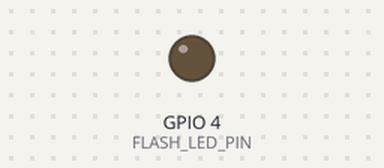
A sketch run on a simulated ESP32. Parts: output pins drawn as LEDs (lit = HIGH). WiFi joins after 1.5 s; servers stay silent unless stated; random numbers use the default seed unless the sketch sets one; the camera gives no picture; what the sketch prints to the serial monitor is not drawn.

Above: at 0.0 s.
At 7.7 s:
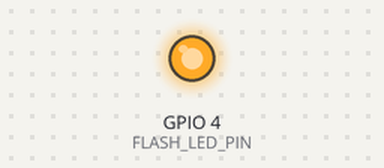
Timing chart, 0 to 9.7 s (numbered marks = the images above):
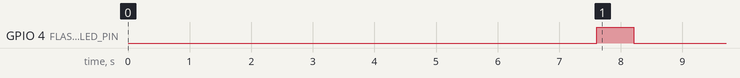

The sketch:

WifiManager-ESP32cam.ino
```cpp
// LED will blink when in config mode
#include <WiFi.h>
#include <WiFiClientSecure.h>
#include <WiFiClient.h>

#include <WiFiManager.h> // https://github.com/tzapu/WiFiManager
//for LED status
#include <Ticker.h>
Ticker ticker;

#define FLASH_LED_PIN 4
#define CAMERA_MODEL_AI_THINKER
#include "pins.h"

const char* host = "camera-backyard";
#include <ESPmDNS.h>

#include <WebServer.h>
#include <Update.h>
WebServer server(80);
#include "html.h"

#include <UniversalTelegramBot.h>

// Camera 1
 #define BOTtoken "1397681018:AAEraQzvh3jQHE2wGfzOMAwpXpR3LS6c-V4"  // your Bot Token (Get from Botfather)

// Camera 2
// #define BOTtoken "1369477523:AAFd-mUGm__WTvzTmZPwQGPfJgUIm2pqLqs"  // your Bot Token (Get from Botfather)

// Camera 3
// #define BOTtoken "1330173488:AAEWnRBGjTfzTxUGSkJ40a3VHy4m6Af4eE0"  // your Bot Token (Get from Botfather)

WiFiClientSecure client;
UniversalTelegramBot bot(BOTtoken, client);

#include "esp_camera.h"

camera_fb_t * fb;
uint8_t* fb_buffer;
size_t fb_length;
int currentByte;
#include "telegram.h"

void tick()
{
  //toggle state
  digitalWrite(FLASH_LED_PIN, !digitalRead(FLASH_LED_PIN));     // set pin to the opposite state
}

//gets called when WiFiManager enters configuration mode
void configModeCallback (WiFiManager *myWiFiManager) {
  Serial.println("Entered config mode");
  Serial.println(WiFi.softAPIP());
  //if you used auto generated SSID, print it
  Serial.println(myWiFiManager->getConfigPortalSSID());
  //entered config mode, make led toggle faster
  ticker.attach(0.2, tick);
}

// from https://github.com/eloquentarduino/EloquentArduino/blob/master/examples/ESP32CameraNaiveMotionDetection/ESP32CameraNaiveMotionDetection.ino
/**
 * Capture image and do down-sampling
 */

#define WIDTH 320
#define HEIGHT 240
#define BLOCK_SIZE 10
#define W (WIDTH / BLOCK_SIZE)
#define H (HEIGHT / BLOCK_SIZE)
#define BLOCK_DIFF_THRESHOLD 0.2
#define IMAGE_DIFF_THRESHOLD 0.1
#define DEBUG 1
bool capture_still();
bool motion_detect();
void update_frame();
void print_frame(uint16_t frame[H][W]);


uint16_t prev_frame[H][W] = { 0 };
uint16_t current_frame[H][W] = { 0 };

bool capture_still() {
    camera_fb_t *frame_buffer = esp_camera_fb_get();

    if (!frame_buffer)
        return false;

    // set all 0s in current frame
    for (int y = 0; y < H; y++)
        for (int x = 0; x < W; x++)
            current_frame[y][x] = 0;


    // down-sample image in blocks
    for (uint32_t i = 0; i < WIDTH * HEIGHT; i++) {
        const uint16_t x = i % WIDTH;
        const uint16_t y = floor(i / WIDTH);
        const uint8_t block_x = floor(x / BLOCK_SIZE);
        const uint8_t block_y = floor(y / BLOCK_SIZE);
        const uint8_t pixel = frame_buffer->buf[i];
        const uint16_t current = current_frame[block_y][block_x];

        // average pixels in block (accumulate)
        current_frame[block_y][block_x] += pixel;
    }

    // average pixels in block (rescale)
    for (int y = 0; y < H; y++)
        for (int x = 0; x < W; x++)
            current_frame[y][x] /= BLOCK_SIZE * BLOCK_SIZE;

    #if DEBUG
      Serial.println("Current frame:");
      print_frame(current_frame);
      Serial.println("---------------");
    #endif

    return true;
}


/**
 * Compute the number of different blocks
 * If there are enough, then motion happened
 */
bool motion_detect() {
    uint16_t changes = 0;
    const uint16_t blocks = (WIDTH * HEIGHT) / (BLOCK_SIZE * BLOCK_SIZE);

    for (int y = 0; y < H; y++) {
        for (int x = 0; x < W; x++) {
            float current = current_frame[y][x];
            float prev = prev_frame[y][x];
            float delta = abs(current - prev) / prev;

            if (delta >= BLOCK_DIFF_THRESHOLD) {
#if DEBUG
                Serial.print("diff\t");
                Serial.print(y);
                Serial.print('\t');
                Serial.println(x);
#endif

                changes += 1;
            }
        }
    }

    Serial.print("Changed ");
    Serial.print(changes);
    Serial.print(" out of ");
    Serial.println(blocks);

    return (1.0 * changes / blocks) > IMAGE_DIFF_THRESHOLD;
}


/**
 * Copy current frame to previous
 */
void update_frame() {
    for (int y = 0; y < H; y++) {
        for (int x = 0; x < W; x++) {
            prev_frame[y][x] = current_frame[y][x];
        }
    }
}

/**
 * For serial debugging
 * @param frame
 */
void print_frame(uint16_t frame[H][W]) {
    for (int y = 0; y < H; y++) {
        for (int x = 0; x < W; x++) {
            Serial.print(frame[y][x]);
            Serial.print('\t');
        }

        Serial.println();
    }
}

void setup() {
  // put your setup code here, to run once:
  Serial.begin(115200);

  // Random boot time delay to prevent all of them trying dhcp at the same time
  delay(random(100, 10000));

  WiFi.mode(WIFI_STA); // explicitly set mode, esp defaults to STA+AP
  WiFi.config(INADDR_NONE, INADDR_NONE, INADDR_NONE); // Workaround from https://github.com/espressif/arduino-esp32/issues/2537 to set DHCP Hostname
  char hname[] = "INTERFACE";
  WiFi.setHostname(hname);

  //set led pin as output
  pinMode(FLASH_LED_PIN, OUTPUT);
  // start ticker with 0.5 because we start in AP mode and try to connect
  ticker.attach(0.6, tick);

  //WiFiManager
  //Local intialization. Once its business is done, there is no need to keep it around
  WiFiManager wm;
  //reset settings - for testing
  //wm.resetSettings();

  wm.setTimeout(60);
  wm.setConfigPortalTimeout(60);
  //set callback that gets called when connecting to previous WiFi fails, and enters Access Point mode
  wm.setAPCallback(configModeCallback);

  //fetches ssid and pass and tries to connect
  //if it does not connect it starts an access point with the specified name
  //here  "AutoConnectAP"
  //and goes into a blocking loop awaiting configuration
  if (!wm.autoConnect()) {
    Serial.println("failed to connect and hit timeout");
    //reset and try again, or maybe put it to deep sleep
    ESP.restart();
  }

  //if you get here you have connected to the WiFi
  Serial.println("connected...yeey :)");
  ticker.detach();
  //keep LED on
  digitalWrite(FLASH_LED_PIN, LOW);

  if (!MDNS.begin(host)) { //http://esp32.local
    Serial.println("Error setting up MDNS responder!");
    while (1) {
      delay(1000);
    }
  }

  server.on("/", HTTP_GET, []() {
    server.sendHeader("Connection", "close");
    server.send(200, "text/html", serverIndex);
  });

  server.on("/message", HTTP_GET, []() {
    take_send_photo("@the30bird");
    server.send(200, "text/html", serverIndex);
  });

  server.on("/update", HTTP_POST, []() {
    server.sendHeader("Connection", "close");
    server.send(200, "text/plain", (Update.hasError()) ? "FAIL" : "OK");
    ESP.restart();
  }, []() {
    HTTPUpload& upload = server.upload();
    if (upload.status == UPLOAD_FILE_START) {
      Serial.printf("Update: %s\n", upload.filename.c_str());
      if (!Update.begin(UPDATE_SIZE_UNKNOWN)) { //start with max available size
        Update.printError(Serial);
      }
    } else if (upload.status == UPLOAD_FILE_WRITE) {
      /* flashing firmware to ESP*/
      if (Update.write(upload.buf, upload.currentSize) != upload.currentSize) {
        Update.printError(Serial);
      }
    } else if (upload.status == UPLOAD_FILE_END) {
      if (Update.end(true)) { //true to set the size to the current progress
        Serial.printf("Update Success: %u\nRebooting...\n", upload.totalSize);
      } else {
        Update.printError(Serial);
      }
    }
  });
  server.begin();

  camera_config_t config;
  config.ledc_channel = LEDC_CHANNEL_0;
  config.ledc_timer = LEDC_TIMER_0;
  config.pin_d0 = Y2_GPIO_NUM;
  config.pin_d1 = Y3_GPIO_NUM;
  config.pin_d2 = Y4_GPIO_NUM;
  config.pin_d3 = Y5_GPIO_NUM;
  config.pin_d4 = Y6_GPIO_NUM;
  config.pin_d5 = Y7_GPIO_NUM;
  config.pin_d6 = Y8_GPIO_NUM;
  config.pin_d7 = Y9_GPIO_NUM;
  config.pin_xclk = XCLK_GPIO_NUM;
  config.pin_pclk = PCLK_GPIO_NUM;
  config.pin_vsync = VSYNC_GPIO_NUM;
  config.pin_href = HREF_GPIO_NUM;
  config.pin_sscb_sda = SIOD_GPIO_NUM;
  config.pin_sscb_scl = SIOC_GPIO_NUM;
  config.pin_pwdn = PWDN_GPIO_NUM;
  config.pin_reset = RESET_GPIO_NUM;
  config.xclk_freq_hz = 20000000;
  config.pixel_format = PIXFORMAT_JPEG;
  //init with high specs to pre-allocate larger buffers
  if (psramFound()) {
    config.frame_size = FRAMESIZE_UXGA;
    config.jpeg_quality = 10;
    config.fb_count = 1;  // Trying to reduce memory use
  } else {
    config.frame_size = FRAMESIZE_SVGA;
    config.jpeg_quality = 12;
    config.fb_count = 1;
  }

  // camera init
  esp_err_t err = esp_camera_init(&config);
  if (err != ESP_OK) {
    Serial.printf("Camera init failed with error 0x%x", err);
    ESP.restart();
    return;
  }

  sensor_t * s = esp_camera_sensor_get();

  s->set_contrast(s, 2);                      // -2 to 2
  s->set_brightness(s, 1);                    // -2 to 2
  s->set_saturation(s, -2);                    // -2 to 2
//  s->set_sharpness(s, val);                     // -2 to 2
//  s->set_gainceiling(s, (gainceiling_t)val);    // 0 to 6
//  s->set_colorbar(s, val);                      // 0 = disable , 1 = enable
  s->set_whitebal(s, 1);                      // 0 = disable , 1 = enable
  s->set_gain_ctrl(s, 1);                     // 0 = disable , 1 = enable
//  s->set_exposure_ctrl(s, val);                 // 0 = disable , 1 = enable
//  s->set_hmirror(s, val);                       // 0 = disable , 1 = enable
//  s->set_vflip(s, val);                         // 0 = disable , 1 = enable
  s->set_awb_gain(s, 1);                      // 0 = disable , 1 = enable
//  s->set_agc_gain(s, val);                      // 0 to 30
//  s->set_aec_value(s, val);                     // 0 to 1200
  s->set_aec2(s, 1);                          // 0 = disable , 1 = enable
//  s->set_denoise(s, val);                       // 0 = disable , 1 = enable
//  s->set_dcw(s, val);                           // 0 = disable , 1 = enable
//  s->set_bpc(s, val);                           // 0 = disable , 1 = enable
//  s->set_wpc(s, val);                           // 0 = disable , 1 = enable
//  s->set_raw_gma(s, val);                       // 0 = disable , 1 = enable
//  s->set_lenc(s, val);                          // 0 = disable , 1 = enable
//  s->set_special_effect(s, 2);                // 0 to 6 (0 - No Effect, 1 - Negative, 2 - Grayscale, 3 - Red Tint, 4 - Green Tint, 5 - Blue Tint, 6 - Sepia)
  s->set_wb_mode(s, 0);                       // 0 to 4 - if awb_gain enabled (0 - Auto, 1 - Sunny, 2 - Cloudy, 3 - Office, 4 - Home)
//  s->set_ae_level(s, val);                      // -2 to 2

  bot.sendMessage("@the30bird", "Camera 1 started up:  IP:  " + WiFi.localIP().toString(), "");


}

void loop() {
  // put your main code here, to run repeatedly:
  server.handleClient();
  delay(1);
  if ( WiFi.status() !=  WL_CONNECTED ) {
    // wifi down, reconnect here
   ESP.restart();
  }

  if (!capture_still()) {
        Serial.println("Failed capture");
        delay(3000);

        return;
    }

    if (motion_detect()) {
        Serial.println("Motion detected");
        take_send_photo("@the30bird");
    }

    update_frame();
}
```

html.h
```cpp
const char* serverIndex =
"<script src='https://ajax.googleapis.com/ajax/libs/jquery/3.2.1/jquery.min.js'></script>"
"<form method='POST' action='#' enctype='multipart/form-data' id='upload_form'>"
   "<input type='file' name='update'>"
        "<input type='submit' value='Update'>"
    "</form>"
 "<div id='prg'>progress: 0%</div>"
 "<a href='/message'>Send Message</a>"
 "<script>"
  "$('form').submit(function(e){"
  "e.preventDefault();"
  "var form = $('#upload_form')[0];"
  "var data = new FormData(form);"
  " $.ajax({"
  "url: '/update',"
  "type: 'POST',"
  "data: data,"
  "contentType: false,"
  "processData:false,"
  "xhr: function() {"
  "var xhr = new window.XMLHttpRequest();"
  "xhr.upload.addEventListener('progress', function(evt) {"
  "if (evt.lengthComputable) {"
  "var per = evt.loaded / evt.total;"
  "$('#prg').html('progress: ' + Math.round(per*100) + '%');"
  "}"
  "}, false);"
  "return xhr;"
  "},"
  "success:function(d, s) {"
  "console.log('success!')"
 "},"
 "error: function (a, b, c) {"
 "}"
 "});"
 "});"
 "</script>";
```

telegram.h
```cpp
bool isMoreDataAvailable() {
  return (fb_length - currentByte);
}

uint8_t photoNextByte() {
  currentByte++;
  return (fb_buffer[currentByte - 1]);
}

void take_send_photo(String chat_id)
{

  // restore to high resolution
  camera_config_t config;
  if (psramFound()) {
    config.frame_size = FRAMESIZE_UXGA;
    config.jpeg_quality = 10;
    config.fb_count = 1;  // Trying to reduce memory use
  } else {
    config.frame_size = FRAMESIZE_SVGA;
    config.jpeg_quality = 12;
    config.fb_count = 1;
  }

  camera_fb_t * fb = NULL;
  fb = esp_camera_fb_get();
  currentByte = 0;
  fb_length = fb->len;
  fb_buffer = fb->buf;
  bot.sendPhotoByBinary(chat_id, "image/jpeg", fb->len, isMoreDataAvailable, photoNextByte, nullptr, nullptr);
  esp_camera_fb_return(fb);
  fb_length = NULL;
  fb_buffer = NULL;

  // restore to low resolution
  config.frame_size = FRAMESIZE_QVGA;
}
```

pins.h
```cpp
#if defined(CAMERA_MODEL_AI_THINKER)
  #define PWDN_GPIO_NUM     32
  #define RESET_GPIO_NUM    -1
  #define XCLK_GPIO_NUM      0
  #define SIOD_GPIO_NUM     26
  #define SIOC_GPIO_NUM     27

  #define Y9_GPIO_NUM       35
  #define Y8_GPIO_NUM       34
  #define Y7_GPIO_NUM       39
  #define Y6_GPIO_NUM       36
  #define Y5_GPIO_NUM       21
  #define Y4_GPIO_NUM       19
  #define Y3_GPIO_NUM       18
  #define Y2_GPIO_NUM        5
  #define VSYNC_GPIO_NUM    25
  #define HREF_GPIO_NUM     23
  #define PCLK_GPIO_NUM     22
#else
  #error "Camera model not selected"
#endif
```
